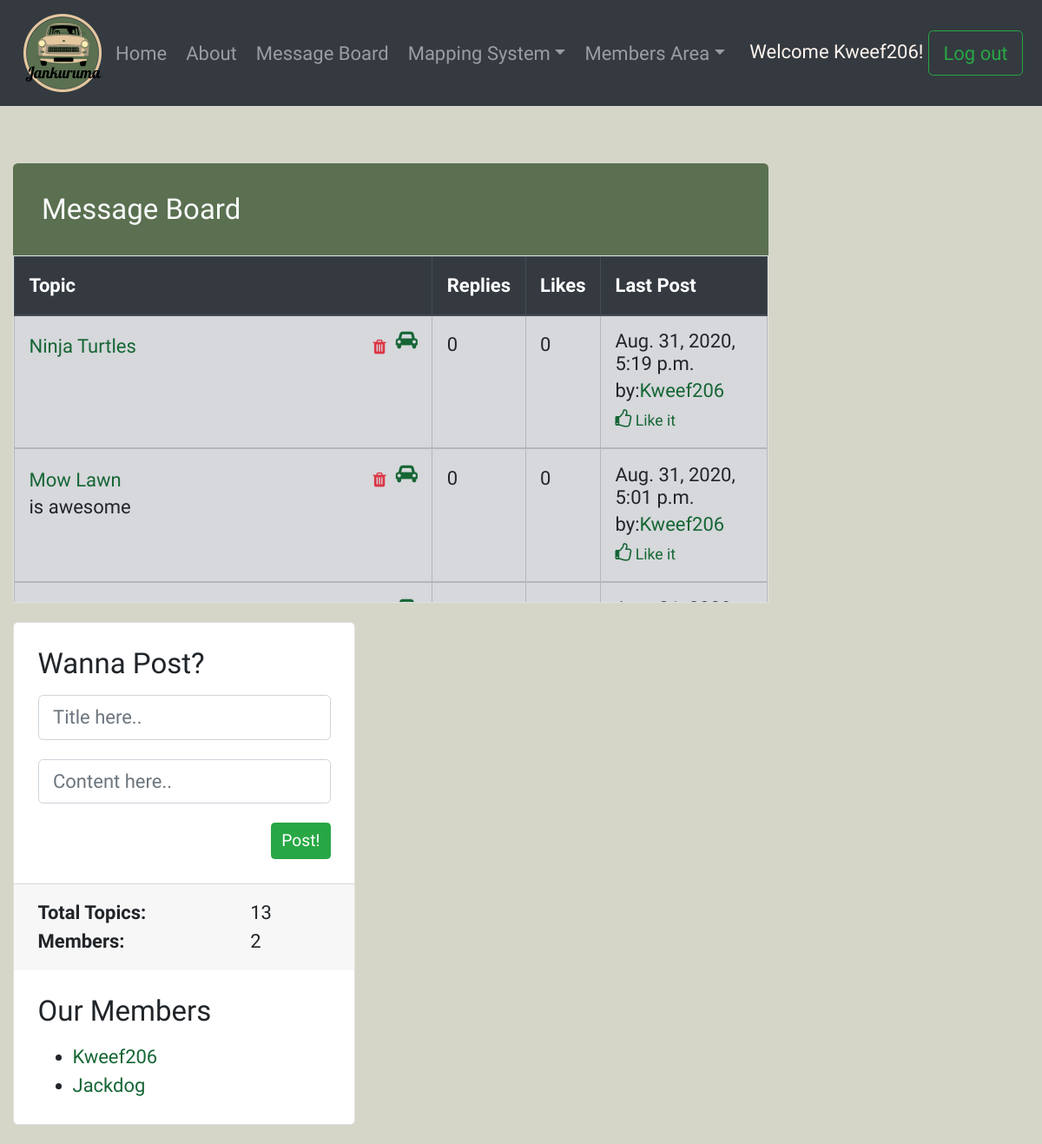
Screenshot of /vroom/message_board/ (signed in) with the database file from the repository.
### log_reg_app/models.py (models this page shows, shortened)
class User(models.Model):
    username = models.CharField(max_length=255)
    first_name = models.CharField(max_length=255)
    last_name = models.CharField(max_length=255)
    bio = models.CharField(max_length=255, null=True)
    email = models.EmailField(unique=True)
    password = models.CharField(max_length=255)
    profile_pic = models.CharField(max_length=255, null=True)
    car_pic = models.CharField(max_length=255, null=True)
    year = models.CharField(max_length=255, null=True)
    make = models.CharField(max_length=255, null=True)
    model = models.CharField(max_length=255, null=True)
    created_at = models.DateTimeField(auto_now_add=True)
    updated_at = models.DateTimeField(auto_now=True)
    objects = UserManager()

### Dashboard/models.py (models this page shows, shortened)
class Post(models.Model):
    title = models.CharField(max_length=255)
    content = models.CharField(max_length=255)
    user_likes = models.ManyToManyField(User, related_name='liked_posts')
    created_at = models.DateTimeField(auto_now_add=True)
    updated_at = models.DateTimeField(auto_now=True)
    author = models.ForeignKey(User, on_delete=models.CASCADE, related_name="posts")

### Dashboard/views.py (the view)
# urls.py: path('message_board/', views.message_board, name="message_board"),
def message_board(request):
    if 'user_id' not in request.session:
        return redirect ('/')
    else:
        context = {
            'user': User.objects.get(id=request.session['user_id']),
            'post': Post.objects.order_by('-updated_at'),
            'others': User.objects.all()
        }
        return render (request, 'message_board.html', context)

### Dashboard/templates/message_board.html (shortened to what this page needs)
<!DOCTYPE html>
<html lang="en">
<head>
    <link rel="stylesheet" href="https://cdnjs.cloudflare.com/ajax/libs/font-awesome/4.7.0/css/font-awesome.min.css">
    <link href="https://stackpath.bootstrapcdn.com/bootstrap/4.5.0/css/bootstrap.min.css" rel="stylesheet"
>
    {% load static %}
    <link rel="stylesheet" type="text/css" href="{% static 'css/message_board.css' %}">
</head>
<body>
    <nav class="navbar navbar-expand-lg navbar-dark bg-dark">
        <a href="{% url 'dashboard' %}"><img src="/static/images/logo.png" width="100" height="100"
                class="d-inline-block align-top" alt="" loading="lazy"></a>
        <div class="collapse navbar-collapse" id="navbarSupportedContent">
            <ul class="navbar-nav mr-auto">
                <li class="nav-item">
                    <a class="nav-link" href="{%url 'dashboard' %}">Home</a>
                </li>
                <li class="nav-item">
                    <a class="nav-link" href="{%url 'about' %}">About</a>
                </li>
                <li class="nav-item">
                    <a class="nav-link" href="/vroom/message_board/">Message Board</a>
                </li>
                <li class="nav-item dropdown">
                    <a class="nav-link dropdown-toggle" id="navbarDropdown" role="button" data-toggle="dropdown"
                        aria-haspopup="true" aria-expanded="false">
                        Mapping System</a>
                </li>
                <li class="nav-item dropdown">
                    <a class="nav-link dropdown-toggle" href="#" id="navbarDropdown" role="button"
                        data-toggle="dropdown" aria-haspopup="true" aria-expanded="false">
                        Members Area</a>
                </li>
        </div>
        <span id="user">Welcome {{ user.username }}! <a class="btn btn-outline-success" href="/logout">Log
                out</a></span>
    </nav>
    <div class="container-fluid mt-5">
        <div class="row">
            <div class="col-12 col-xl-9">
                <h2 class="h4 category mb-0 p-4 rounded-top text-light">Message Board</h2>
                <table
                    class="table table-secondary table-bordered table-responsive table-wrapper-scroll-y my-custom-scrollbar">
                    <thead class="thead-dark">
                        <tr>
                            <th scope="col" class="forum-col">Topic</th>
                            <th scope="col">Replies</th>
                            <th scope="col">Likes</th>
                            <th scope="col" class="last-post-col">Last Post</th>
                        </tr>
                    </thead>
                    {% for post in post %}
                    <tbody>
                        <tr>
                            <td>
                                <h3 class="h5 mb-0"> <a href="{% url 'message_page' post.id %}">{{ post.title }} <i
                                            class="fa fa-car float-right" aria-hidden="true"></i></a>
                                    {% if post.author.id == request.session.user_id %}
                                    <a class="btn-sm btn-outline-danger" style="float: right;"
                                        href="/vroom/{{ post.id }}/delete"><i class="fa fa-trash"
                                            aria-hidden="true"></i></a></h3>
                                {% endif %}
                                <p class="mb-0">{{ post.content }}</p>
                            </td>
                            <td>
                                <div>{{post.post_comments.count}}</div>
                            </td>
                            <td>{{ post.user_likes.count }}</td>
                            <td>
                                <h4 class="h6 mb-0">{{ post.created_at }}</h4>
                                <div>by:<a href="/vroom/user_profile/{{post.author.id}}">{{ post.author.username }}</a>
                                </div>
                                <div><a href="/vroom/like/{{post.id}}"><i class="fa fa-thumbs-o-up"></i><small> Like
                                            it</small></a></div>
                            </td>
                        </tr>
                        {% endfor %}
                </table>
            </div>
            <aside>
                <div id="side" class="col-12 col-col-xl-3">
                    <div class="row">
                        <div class="col-12 col-sm-6 col-xl-12">
                            <div class="card mb-3 mb-sm-0 mb-xl-3">
                                <div class="card-body">
                                    <h2 class="h4 card-title">Wanna Post?</h2>
                                    <form action="{% url 'post_mess' %}" method=POST>
                                        <div class="h4 card-title">
                                            <div class="form-group">
                                                <input class="form-control" type="text" placeholder="Title here.."
                                                    name='title'>
                                            </div>
                                            <div class="form-group">
                                                <input class="form-control" type="text" placeholder="Content here.."
                                                    name='content'>
                                            </div>
                                            <button class="btn btn-success btn-sm float-right"
                                                type="submit">Post!</button>
                                    </form>
                                </div>
                            </div>
                            <div class="card-footer">
                                <dl class="row mb-0">
                                    <dt class="col-8">Total Topics:</dt>
                                    <dd class="col-4 mb-0">{{post.count}}</dd>
                                </dl>
                                <dl class="row mb-0">
                                    <dt class="col-8">Members:</dt>
                                    <dd class="col-4 mb-0">{{others.count}}</dd>
                                </dl>
                            </div>
                            <div class="card-body">
                                <h2 class="h4 card-title">Our Members</h2>
                                <ul class="list-noStyle mb-0">
                                    {% for user in others %}
                                    <li><a href="/vroom/user_profile/{{user.id}}">{{user.username}}</a></li>
                                    {% endfor %}
                                </ul>
                            </div>
                        </div>
                    </div>
                </div>
        </div>
    </div>
</body>
</html>

### static/css/message_board.css (style rules this page uses)
* { font-family: 'Teko', sans-serif; font-size: 22px; }
#user { color: seashell; }
body { background-color: #d6d6c8; }
.category { background-color: #5a7050; }
.forum-col { width: 100%; }
.last-post-col { min-width: 192px; }
a { color: rgb(22, 102, 53); }
.my-custom-scrollbar { position: relative; height: 400px; overflow: auto; }
.table-wrapper-scroll-y { display: block; }

### rows the page displays
User: username "Kweef206"
Post: title "Ninja Turtles", post_comments.count "0", user_likes.count "0", created_at "Aug. 31, 2020, 5:19 p.m.", author.username "Kweef206"
Post: title "Mow Lawn", content "is awesome", post_comments.count "0", user_likes.count "0", created_at "Aug. 31, 2020, 5:01 p.m.", author.username "Kweef206"
User: username "Jackdog"

### other values shown
{{ post.count }} "13"
{{ others.count }} "2"
